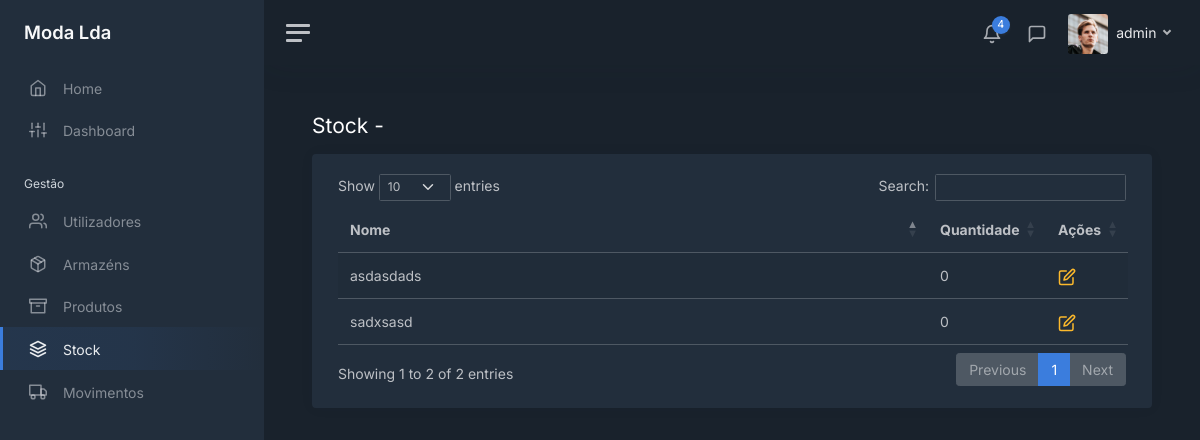
The app's page /stock/all (signed in), older data.
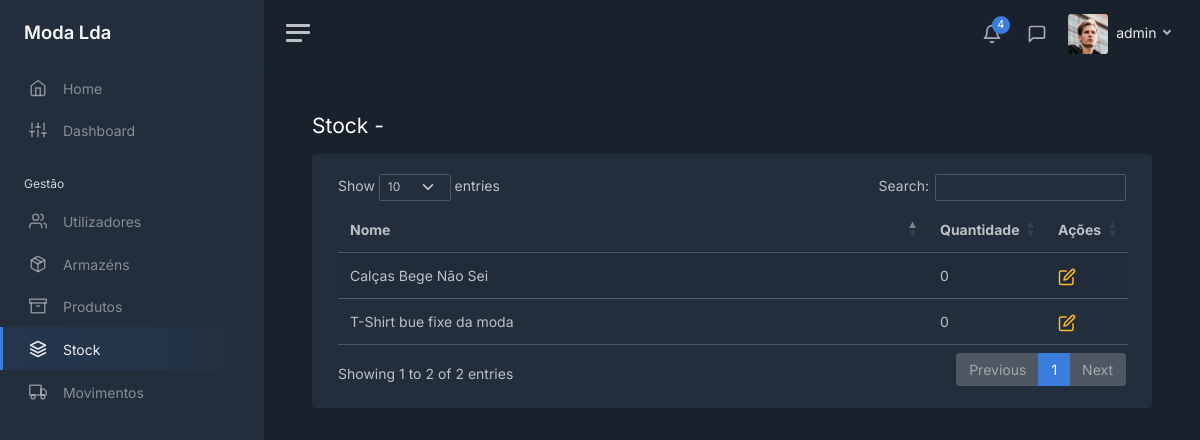
The same page, newer data.
### modules/main/models.py (models this page shows, shortened)
class Product(db.Model):
    __tablename__ = 'products'
    __table_args__ = {'extend_existing': True}
    id = db.Column(db.Integer, primary_key=True)
    name = db.Column(db.String(), unique=True)
    category = db.Column(db.String())
    color = db.Column(db.String())
    brand = db.Column(db.String())
    min_stock = db.Column(db.Integer())
    max_stock = db.Column(db.Integer())
    last_buy_price = db.Column(db.Float())
    avg_buy_price = db.Column(db.Float())
    sell_price = db.Column(db.Float())
    desc = db.Column(db.String())

### modules/main/views.py (the view)
@bp.route('/stock/all')
@login_required
def view_stock():
    query = text('''
        SELECT
            products.id as id,
            products.name AS name,
            SUM(products_warehouses.quantity) AS quantity
        FROM
            products
        LEFT JOIN
            products_warehouses ON products.id = products_warehouses.product_id
        GROUP BY
            products.id
    ''')
    result = db.session.execute(query)
    return render_template('stock/stock_table.html', user=current_user, tab="stock", warehouse=None, products=result)

### modules/login/models.py (called while the page is built)
@login_manager.user_loader
def load_user(user_id):
    return User.query.get(int(user_id))

### modules/main/templates/stock/stock_table.html (shortened to what this page needs)
<!DOCTYPE html>
<html lang="en">
<head>
    <link href="/static/css/dashboard.css" rel="stylesheet">
    <link href="https://cdn.datatables.net/1.13.7/css/dataTables.bootstrap5.min.css" rel="stylesheet">
</head>
{% extends 'sidebar.html' %}
{% block content %}
    <div class="row">
        <div class="col float-start">
            <h1 class="h3 mb-3">Stock - {{ warehouse.name }}</h1>
        </div>
    </div>
    <div class="card">
        <div class="card-body">
            <div class="container-fluid">
                <table id="products" class="table table-striped">
                    <tbody>
                    {% for product in products %}
                        <tr>
                            <td>{{ product.name }}</td>
                            {% if product.quantity is not none %}
                                <td>{{ product.quantity }}</td>
                            {% else %}
                                <td>0</td>
                            {% endif %}
                            <td>
                                <a class="text-decoration-none" href="/stock/{{ warehouse.id }}/{{ product.id }}">
                                    <i class="align-middle text-warning" data-feather="edit"></i>
                                </a>
                            </td>
                        </tr>
                    {% endfor %}
                    </tbody>
                </table>
            </div>
        </div>
    </div>
{% endblock %}

Row changes from the older to the newer data that the page shows:
changed Product: name "asdasdads" → "Calças Bege Não Sei"
changed Product: name "sadxsasd" → "T-Shirt bue fixe da moda"
